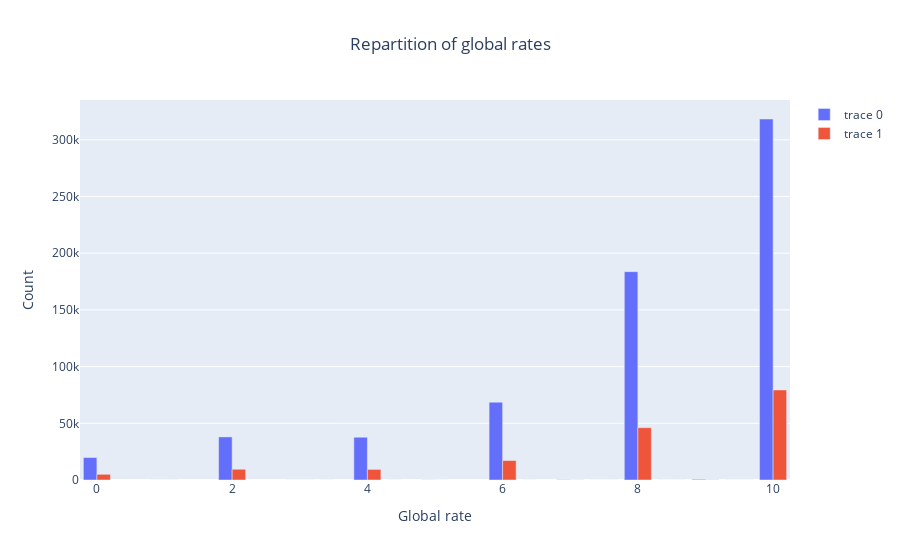

Notebook code cell kept with this figure:
### Markdown cell above
### Vérification de la répartition de la target

### Code cell
fig = go.Figure()

fig.add_trace(go.Bar(
    x=train_df['global_rate'].value_counts().index,
    y=train_df['global_rate'].value_counts().values,
    name='Train'
))

fig.add_trace(go.Bar(
    x=val_df['global_rate'].value_counts().index,
    y=val_df['global_rate'].value_counts().values,
    name='Validation'
))

fig.update_layout(
    title="Repartition of global rates",
    xaxis_title="Global rate",
    yaxis_title="Count",
    title_x=0.5
)

fig.show()

### Figure 1 — Plotly figure (JSON) as saved in the notebook; plotly's stock layout.template omitted (floating-point values rounded to 4 significant figures)
{"data": [{"type": "bar", "x": [10, 8, 6, 2, 4, 0, 9, 7, 5, 3, 9.5, 1, 8.5, 7.5, 6.5, 4.5, 3.5], "y": [318367, 183735, 68609, 37988, 37730, 19827, 584, 212, 74, 30, 29, 27, 12, 9, 3, 2, 2]}, {"type": "bar", "x": [10, 8, 6, 2, 4, 0, 9, 7, 5, 3, 9.5, 1, 8.5, 7.5], "y": [79412, 46133, 17172, 9479, 9345, 5020, 145, 59, 19, 13, 7, 3, 3, 1]}], "layout": {"title": {"text": "Repartition of global rates", "x": 0.5}, "xaxis": {"title": {"text": "Global rate"}}, "yaxis": {"title": {"text": "Count"}}}}
